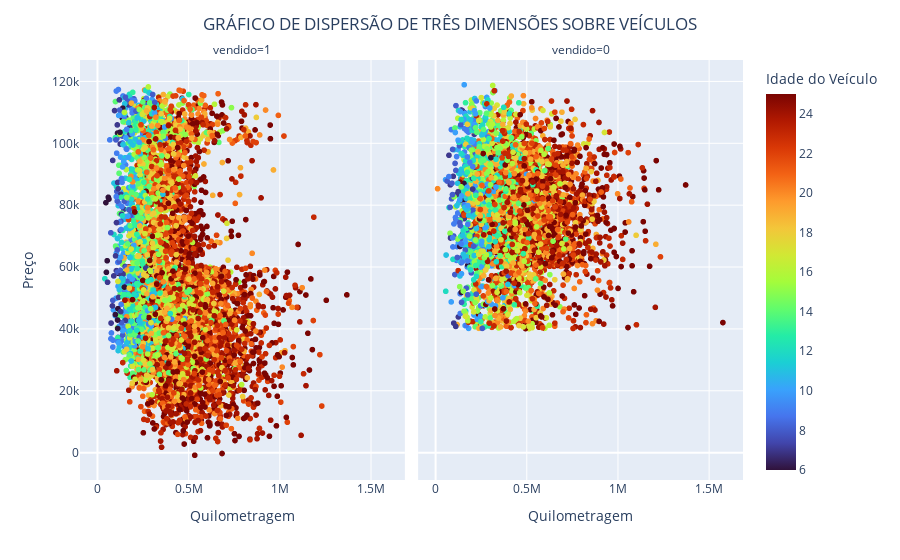

Notebook code for this chart:
### Code cell
#Grafico de 3 dimenções:

fig = px.scatter(df, x='quilometragem', y='preco', color='idade_veiculo', facet_col='vendido', 
                                                labels={
                                                    'quilometragem':'Quilometragem',
                                                    'preco':'Preço',
                                                    'idade_veiculo':'Idade do Veículo'
                                                },color_continuous_scale=px.colors.sequential.Turbo)

fig.update_layout(title={
    'text':'GRÁFICO DE DISPERSÃO DE TRÊS DIMENSÕES SOBRE VEÍCULOS',
    'x':0.5
})

fig.show()

### Figure 1 — Plotly figure (JSON) as saved in the notebook; plotly's stock layout.template omitted (floating-point values rounded to 4 significant figures; data arrays with more than 128 entries replaced by an {"elided": "..."} marker saying what was removed)
{"data": [{"hovertemplate": "vendido=1<br>Quilometragem=%{x}<br>Preço=%{y}<br>Idade do Veículo=%{marker.color}<extra></extra>", "legendgroup": "", "marker": {"color": {"elided": "5800 int values"}, "coloraxis": "coloraxis", "symbol": "circle"}, "mode": "markers", "name": "", "showlegend": false, "type": "scattergl", "x": {"elided": "5800 float values"}, "xaxis": "x", "y": {"elided": "5800 float values"}, "yaxis": "y"}, {"hovertemplate": "vendido=0<br>Quilometragem=%{x}<br>Preço=%{y}<br>Idade do Veículo=%{marker.color}<extra></extra>", "legendgroup": "", "marker": {"color": {"elided": "4200 int values"}, "coloraxis": "coloraxis", "symbol": "circle"}, "mode": "markers", "name": "", "showlegend": false, "type": "scattergl", "x": {"elided": "4200 float values"}, "xaxis": "x2", "y": {"elided": "4200 float values"}, "yaxis": "y2"}], "layout": {"annotations": [{"font": {}, "showarrow": false, "text": "vendido=1", "x": 0.245, "xanchor": "center", "xref": "paper", "y": 1, "yanchor": "bottom", "yref": "paper"}, {"font": {}, "showarrow": false, "text": "vendido=0", "x": 0.755, "xanchor": "center", "xref": "paper", "y": 1, "yanchor": "bottom", "yref": "paper"}], "coloraxis": {"colorbar": {"title": {"text": "Idade do Veículo"}}, "colorscale": [[0, "#30123b"], [0.07143, "#4145ab"], [0.1429, "#4675ed"], [0.2143, "#39a2fc"], [0.2857, "#1bcfd4"], [0.3571, "#24eca6"], [0.4286, "#61fc6c"], [0.5, "#a4fc3b"], [0.5714, "#d1e834"], [0.6429, "#f3c63a"], [0.7143, "#fe9b2d"], [0.7857, "#f36315"], [0.8571, "#d93806"], [0.9286, "#b11901"], [1, "#7a0402"]]}, "legend": {"tracegroupgap": 0}, "margin": {"t": 60}, "title": {"text": "GRÁFICO DE DISPERSÃO DE TRÊS DIMENSÕES SOBRE VEÍCULOS", "x": 0.5}, "xaxis": {"anchor": "y", "domain": [0, 0.49], "title": {"text": "Quilometragem"}}, "xaxis2": {"anchor": "y2", "domain": [0.51, 1], "matches": "x", "title": {"text": "Quilometragem"}}, "yaxis": {"anchor": "x", "domain": [0, 1], "title": {"text": "Preço"}}, "yaxis2": {"anchor": "x2", "domain": [0, 1], "matches": "y", "showticklabels": false}}}
